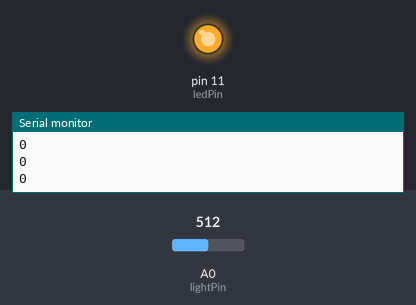
Recording of a sketch running on a simulated Arduino Uno, built with avr-gcc and run on an emulated ATmega328P. Shown: output pins drawn as LEDs (lit = HIGH), the last lines printed to the serial monitor. The inputs (shaded band) are chosen by the test bench; at power-on: A0 (lightPin) = 512.

Above: at 1.2 s.
1.3 s: A0 (lightPin) set to 472
2.8 s: A0 (lightPin) set to 452
At 4.0 s:
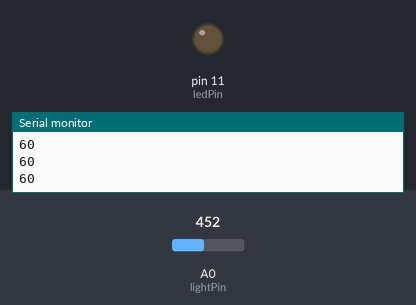
4.3 s: A0 (lightPin) set to 511
At 5.2 s:
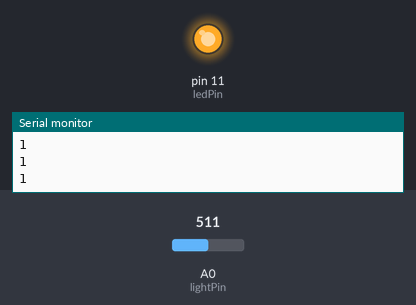
5.8 s: A0 (lightPin) set to 306
At 6.4 s:
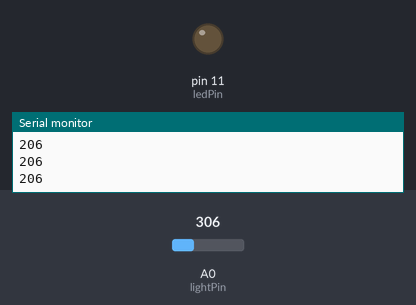
Timing chart, 0 to 8.3 s (numbered marks = the images above; inputs shaded):
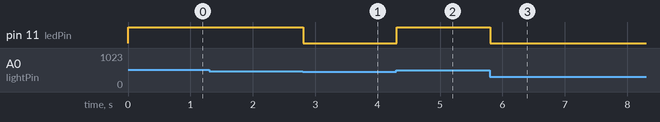

Measured:
- the behaviour switches between 463 and 462 on A0 (lightPin) (found by bisection; images 0 and 1)
- after the input at 2.8 s, pin 11 (ledPin): HIGH → LOW at once
- after the input at 4.3 s, pin 11 (ledPin): LOW → HIGH at once
- after the input at 5.8 s, pin 11 (ledPin): HIGH → LOW at once

The sketch:

Photo_test.ino
```cpp
int lightPin = 0;  //define a pin for Photo resistor (needs to be analog in!)
int ledPin = 11;     //define a pin for LED
int init_brightness = 1000;
int brightness = 0;

void setup()
{
    Serial.begin(9600);  //Begin serial communcation
    pinMode( ledPin, OUTPUT );

    // detect initial brightness values
    init_brightness = analogRead(lightPin);
}

void loop()
{
    brightness = init_brightness - analogRead(lightPin); // get the realtive brightness

    Serial.println(brightness); //Write the value of the photoresistor to the serial monitor.

    // determine if the brightness is low enough for a ball to be caught
    if(brightness >= 50)
    {
      // turn on the led
      digitalWrite(ledPin, LOW);
    }
    else
    {
      digitalWrite(ledPin, HIGH);
    }
}
```
